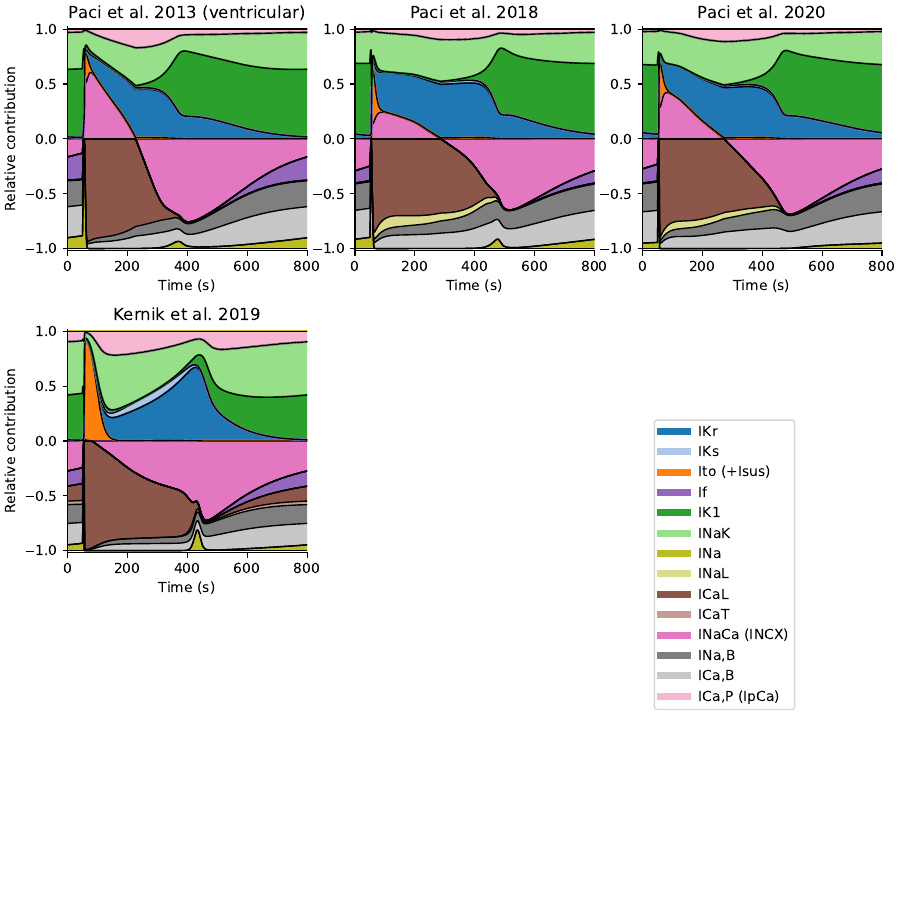

Here is the Python script that generated this plot:
#!/usr/bin/env python3
#
# Relative contributions of the major ionic currents in human atrial models.
#
import os
import matplotlib
import matplotlib.pyplot as plt
from matplotlib.gridspec import GridSpec
import myokit
import myokit.lib.plots as mp

import shared


# Update matplotlib styles
matplotlib.rcParams['axes.spines.right'] = False
matplotlib.rcParams['axes.spines.top'] = False
matplotlib.rcParams['mathtext.default'] = 'regular'

# Current colors
cmap = matplotlib.cm.get_cmap('tab20')
current_colours = dict(shared.current_colours)
del(current_colours['I_Kb'])
del(current_colours['I_Kur'])
del(current_colours['I_ClCa'])
del(current_colours['I_Cl,B'])
del(current_colours['I_K,ACh'])
del(current_colours['I_K,ATP'])

# Human atrial models
model_names = {
    'paci-2013': 'paci-2013-ventricular.mmt',
    'paci-2018': 'paci-2018.mmt',
    'paci-2020': 'paci-2020.mmt',
    'kernik': 'kernik-2019.mmt',
}

fancy_names = {
    'paci-2013': 'Paci et al. 2013 (ventricular)',
    'paci-2018': 'Paci et al. 2018',
    'paci-2020': 'Paci et al. 2020',
    'kernik': 'Kernik et al. 2019',
}


def current_variables(model, colours=False):
    """ Returns an ordered list of transmembrane current variable names. """
    name = model.name().lower()
    if 'paci-2013' in name:
        currents = {
            'I_NaCa': 'inaca.INaCa',
            'I_to': 'ito.Ito',
            'I_Kr': 'ikr.IKr',
            'I_Ks': 'iks.IKs',
            'I_f': 'if.If',
            'I_K1': 'ik1.IK1',
            'I_NaK': 'inak.INaK',
            'I_CaL': 'ical.ICaL',
            'I_Na,B': 'ibna.IbNa',
            'I_Ca,B': 'ibca.IbCa',
            'I_Ca,P': 'ipca.IpCa',
            'I_Na': 'ina.INa',
        }
    elif 'paci-2018' in name or 'paci-2020' in name:
        currents = {
            'I_NaCa': 'inaca.INaCa',
            'I_to': 'ito.Ito',
            'I_Kr': 'ikr.IKr',
            'I_Ks': 'iks.IKs',
            'I_f': 'if.If',
            'I_K1': 'ik1.IK1',
            'I_NaK': 'inak.INaK',
            'I_CaL': 'ical.ICaL',
            'I_NaL': 'inal.INaL',
            'I_Na,B': 'ibna.IbNa',
            'I_Ca,B': 'ibca.IbCa',
            'I_Ca,P': 'ipca.IpCa',
            'I_Na': 'ina.INa',
        }
    elif 'kernik-' in name:
        currents = {
            'I_NaCa': 'inaca.i_NaCa',
            'I_to': 'ito.i_to',
            'I_Kr': 'ikr.i_Kr',
            'I_Ks': 'iks.i_Ks',
            'I_f': 'ifunny.i_f',
            'I_K1': 'ik1.i_K1',
            'I_NaK': 'inak.i_NaK',
            'I_CaL': 'ical.i_CaL',
            'I_CaT': 'icat.i_CaT',
            'I_Na,B': 'ibna.i_b_Na',
            'I_Ca,B': 'ibca.i_b_Ca',
            'I_Ca,P': 'ipca.i_PCa',
            'I_Na': 'ina.i_Na',
        }
    else:
        currents = shared.guess_currents(model)
        print('\n'.join(currents))
        print(len(currents))
        raise NotImplementedError('Unknown model: ' + model.name())

    if colours:
        colours = [cmap(current_colours[x]) for x in currents.keys()]
        currents = list(currents.values())
        return currents, colours
    return list(currents.values())


# Create protocol
cl = 800
protocol = myokit.pacing.blocktrain(cl, duration=5, offset=50)

# Load and prepare models
models = {}
for name, fname in model_names.items():
    pre_pace = True
    if 'kernik' in name:
        pre_pace = False
    model = myokit.load_model(os.path.join('models', 'hipsc', fname))
    shared.prepare_model(model, protocol, current_variables(model), pre_pace)
    models[name] = model

# Maximum time to show in plots
tmax = 800

def text(ax, x, y, t, c='w'):
    ax.text(x, y, t, color=c, transform=ax.transAxes, fontweight='bold',
            horizontalalignment='right', verticalalignment='center')

# Create figure
fig = plt.figure(figsize=(9, 9))
fig.subplots_adjust(0.075, 0.05, 0.98, 0.97, hspace=0.35, wspace=0.2)
grid = GridSpec(3, 3)

#
# Top row: Paci models
#
# Paci 2013
code = 'paci-2013'
model = models[code]
currents, colours = current_variables(model, True)
s = myokit.Simulation(model, protocol)
s.set_tolerance(1e-8, 1e-8)
d = s.run(tmax)
ax = fig.add_subplot(grid[0, 0])
ax.set_title(fancy_names[code])
ax.set_xlabel('Time (s)')
ax.set_ylabel('Relative contribution')
ax.set_xlim(0, tmax)
ax.set_ylim(-1.02, 1.02)
mp.cumulative_current(d, currents, ax, colors=colours, normalise=True)

# Paci 2018
code = 'paci-2018'
model = models[code]
currents, colours = current_variables(model, True)
s = myokit.Simulation(model, protocol)
s.set_tolerance(1e-8, 1e-8)
d = s.run(tmax)
ax = fig.add_subplot(grid[0, 1])
ax.set_title(fancy_names[code])
ax.set_xlabel('Time (s)')
ax.set_xlim(0, tmax)
ax.set_ylim(-1.02, 1.02)
mp.cumulative_current(d, currents, ax, colors=colours, normalise=True)

# Paci 2020
code = 'paci-2020'
model = models[code]
currents, colours = current_variables(model, True)
s = myokit.Simulation(model, protocol)
s.set_tolerance(1e-8, 1e-8)
d = s.run(tmax)
ax = fig.add_subplot(grid[0, 2])
ax.set_title(fancy_names[code])
ax.set_xlabel('Time (s)')
ax.set_xlim(0, tmax)
ax.set_ylim(-1.02, 1.02)
mp.cumulative_current(d, currents, ax, colors=colours, normalise=True)

#
# Middle row
#
# Kernik 2019
code = 'kernik'
model = models[code]
currents, colours = current_variables(model, True)
s = myokit.Simulation(model, protocol)
s.set_tolerance(1e-8, 1e-8)
d = s.run(tmax)
ax = fig.add_subplot(grid[1, 0])
ax.set_title(fancy_names[code])
ax.set_xlabel('Time (s)')
ax.set_ylabel('Relative contribution')
ax.set_xlim(0, tmax)
ax.set_ylim(-1.02, 1.02)
mp.cumulative_current(d, currents, ax, colors=colours, normalise=True)

#
# Legend
#
ax = fig.add_subplot(grid[1, 2])
ax.xaxis.set_visible(False)
ax.yaxis.set_visible(False)
ax.set_frame_on(False)
lines = []
for current, i in current_colours.items():
    lines.append(matplotlib.lines.Line2D([0], [0], color=cmap(i), lw=5))
labels = [shared.current_names[x] for x in current_colours]
#ax.legend(lines, labels, loc=(0.05, 0.05), ncol=2)
ax.legend(lines, labels, loc=(0.05, -0.7), ncol=1)


# Show / store
plt.savefig('hipsc.png')
plt.savefig('hipsc.pdf')
print('Done')
